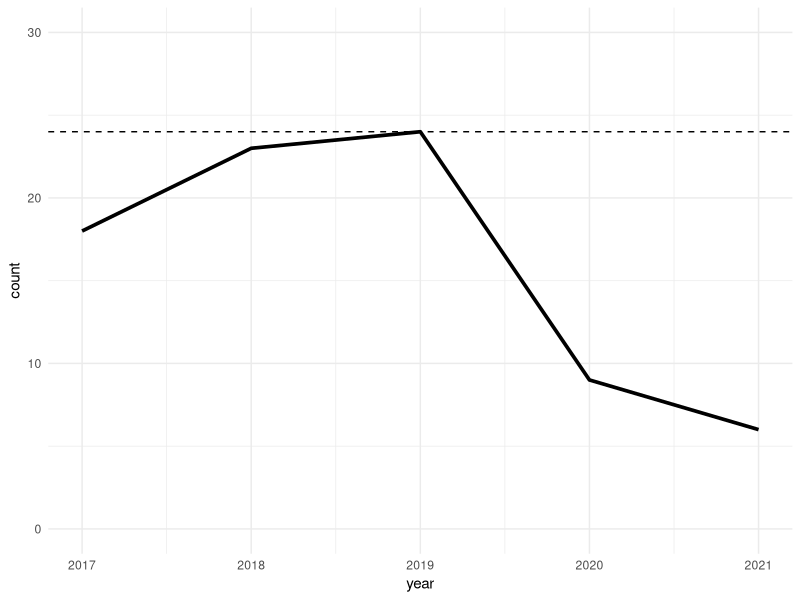
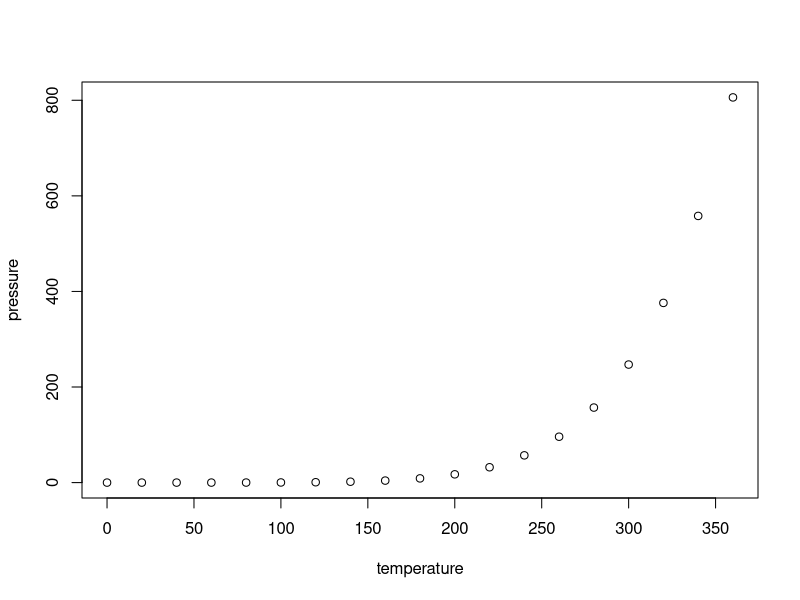

Generate these figures, in order, with R:
## ---- chunk 1
knitr::opts_chunk$set(echo = TRUE)
booklist <- read.csv("booklist.csv")
library(ggplot2)
library(dplyr)
## ---- chunk 2
by_year <- booklist %>%
  group_by(year) %>%
  summarise(count = n())

ggplot(by_year, aes(x = year, y = count)) +
  geom_line(size = 1.25) +
  ylim(0,30) +
  geom_hline(yintercept = 24, linetype = "dashed") +
  theme_minimal()

## ---- chunk 3
plot(pressure)
